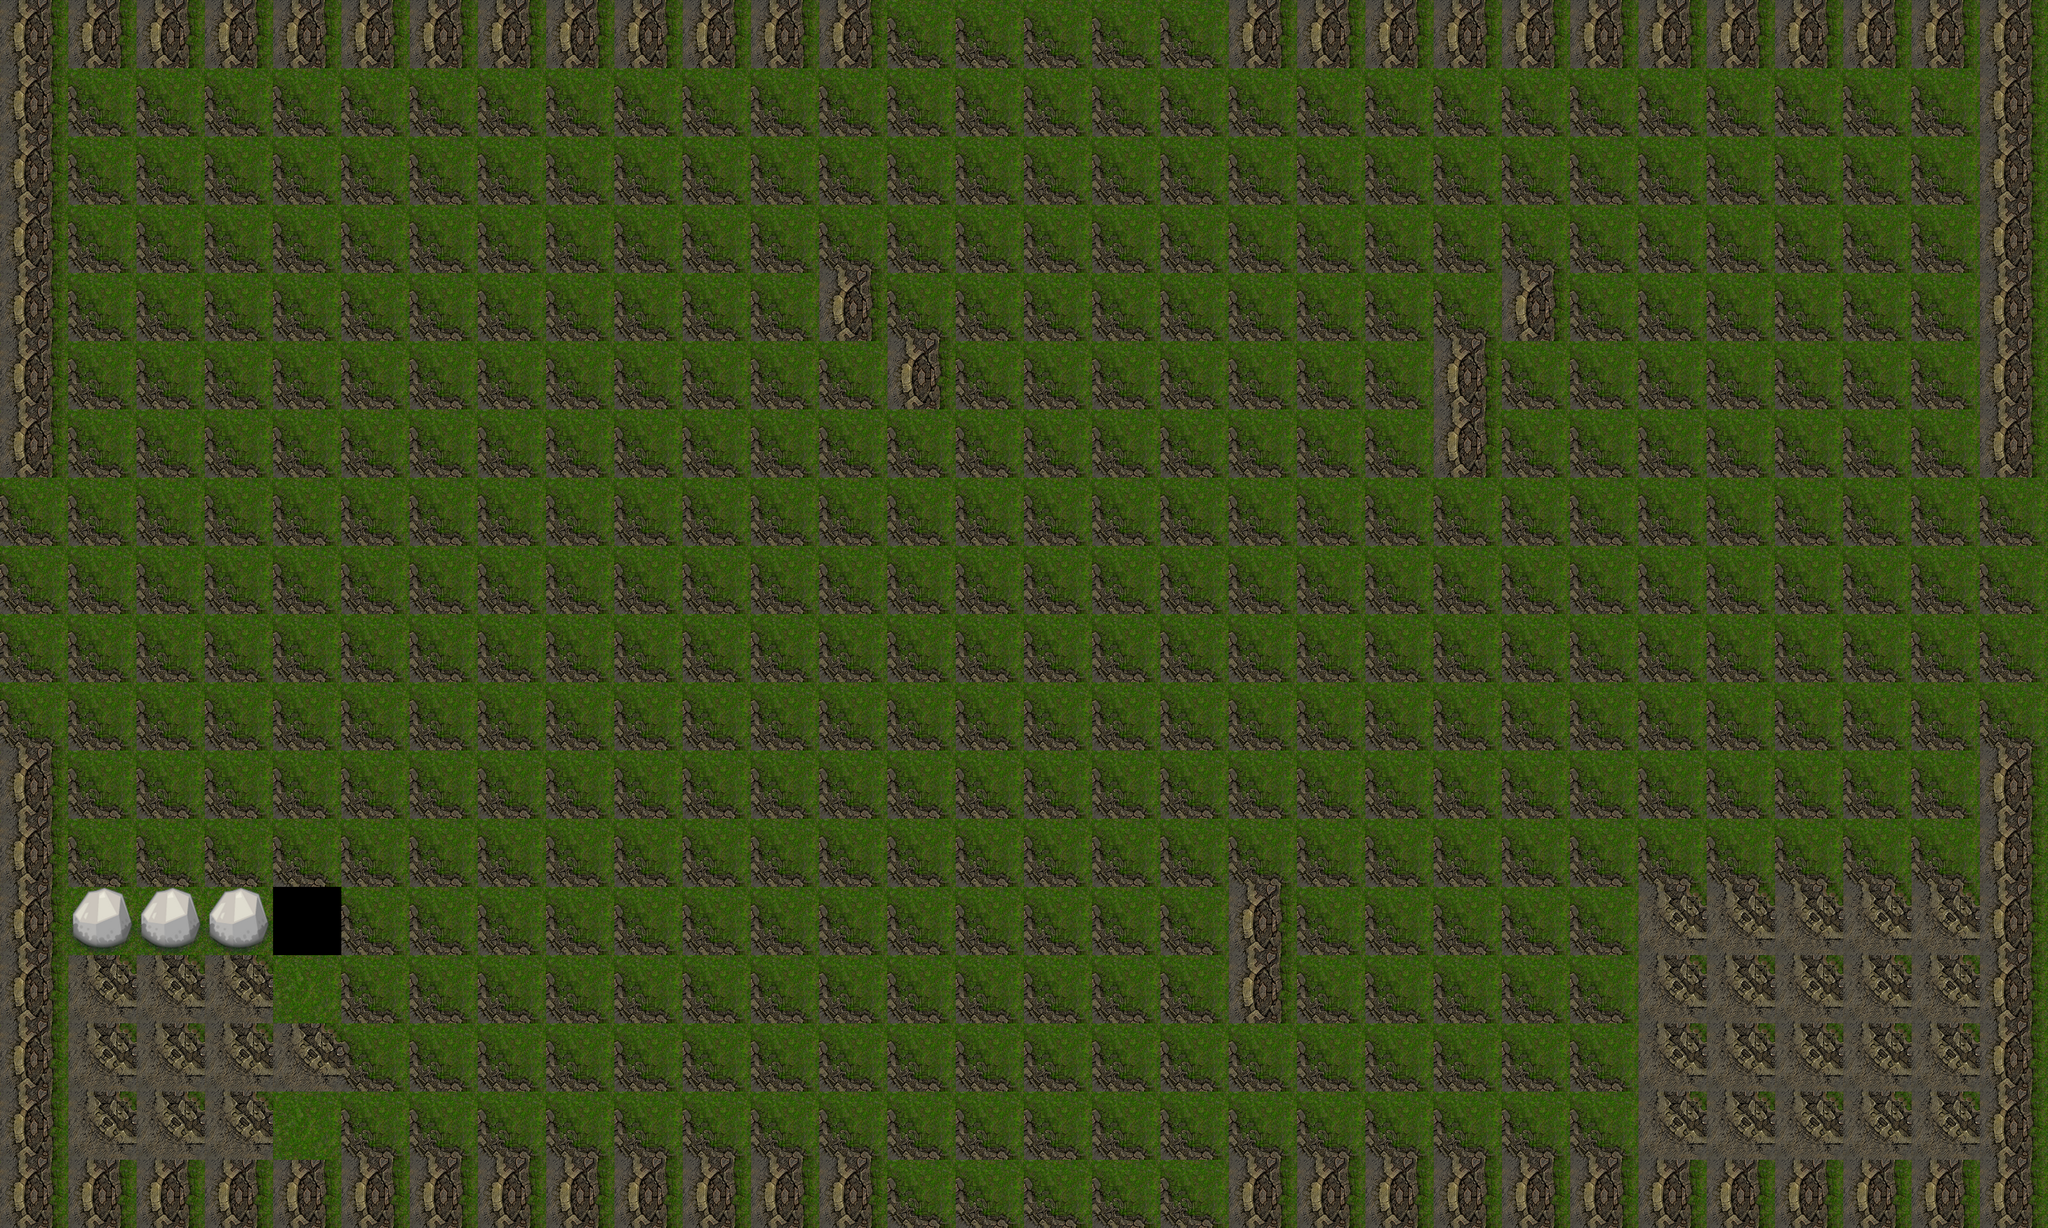

The image is a tile-based game level rendered from a .tmx file. Its description and source (layers, tilesets, objects; grid data summarised) follow:
An orthogonal 30x18 tile map with 128x128 px tiles, 1 tile layer (Tile Layer 1).

<map version="1.0" orientation="orthogonal" width="30" height="18" tilewidth="128" tileheight="128">
 <tileset firstgid="0" name="Ground" tilewidth="128" tileheight="128">
  <image source="Grass.png" width="1024" height="128" />
  <tile id="1">
   <properties>
    <property name="type" value="healer" />
   </properties>
  </tile>
  <tile id="2">
   <properties>
    <property name="type" value="wall" />
   </properties>
  </tile>
  <tile id="3">
   <properties>
    <property name="type" value="wall" />
   </properties>
  </tile>
  <tile id="4">
   <properties>
    <property name="type" value="wall" />
   </properties>
  </tile>
  <tile id="5">
   <properties>
    <property name="type" value="wall" />
   </properties>
  </tile>
  <tile id="6">
   <properties>
    <property name="type" value="ground" />
   </properties>
  </tile>
  <tile id="7">
   <properties>
    <property name="type" value="wall" />
   </properties>
  </tile>
 </tileset>
 <layer name="Tile Layer 1" width="30" height="18">
  <data>[540 cells, 540 non-empty, 6 distinct tile ids]</data>
 </layer>
</map>